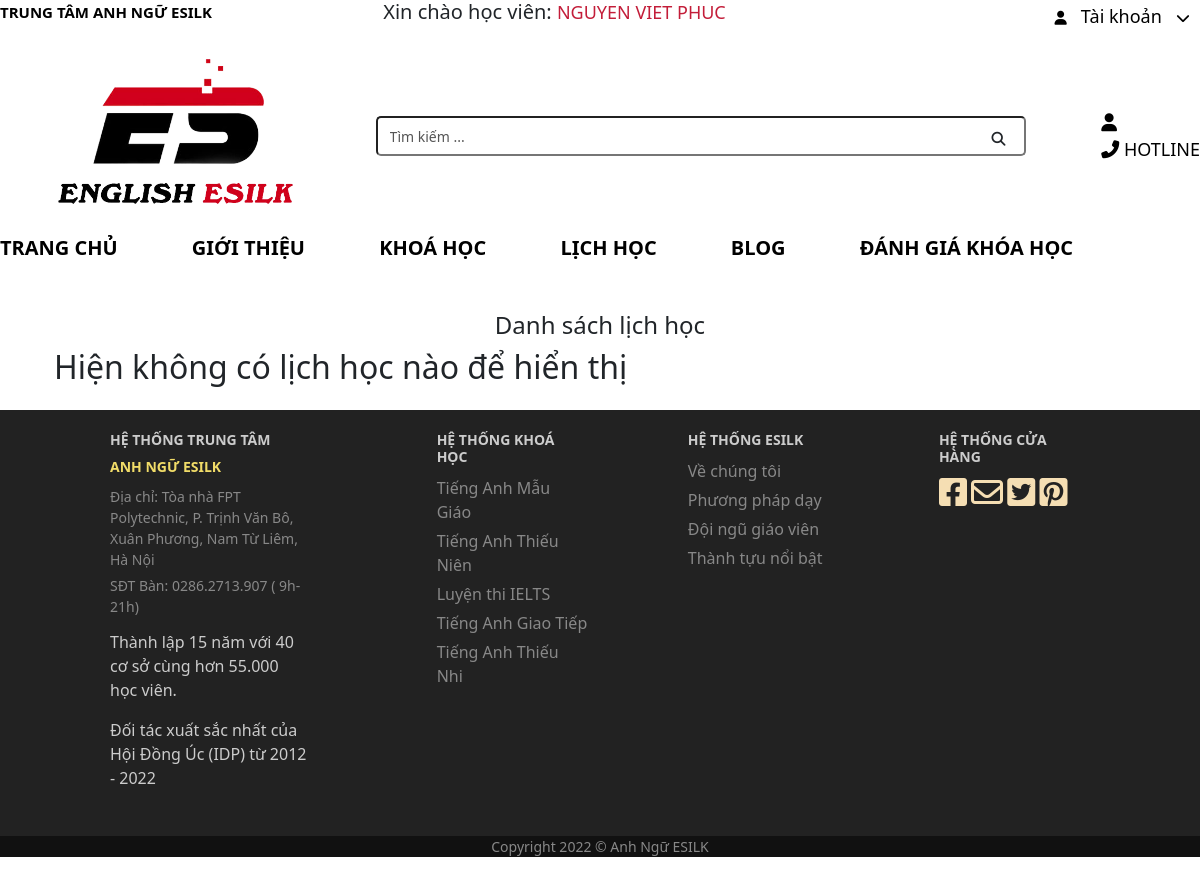
The page /index.php?ctrl=schedule (signed in) on the database as committed earlier.
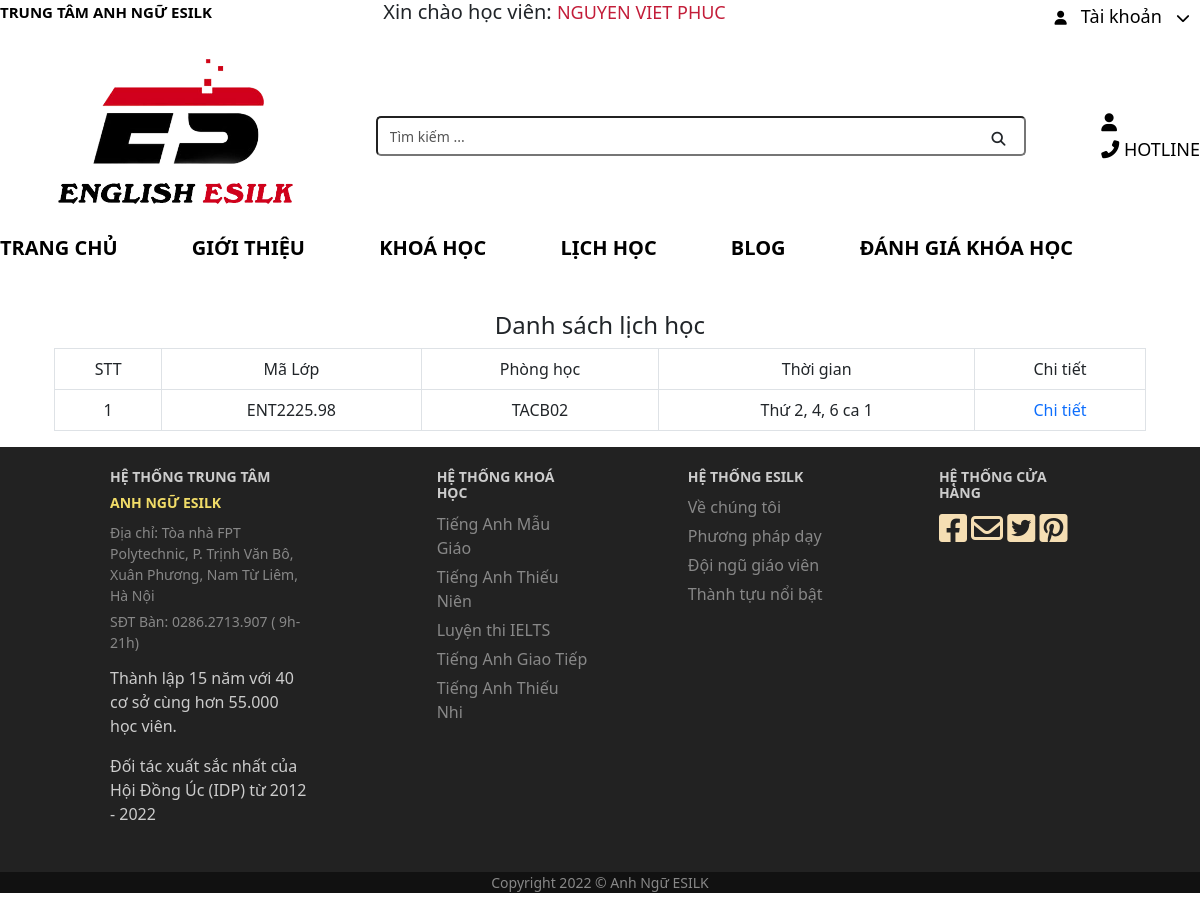
The same page on the database as committed later.
### tables this page shows
CREATE TABLE `class_detail` (
  `id` int(11) NOT NULL,
  `class_id` int(10) NOT NULL,
  `student_id` int(10) NOT NULL,
  `room_id` int(10) NOT NULL,
  `schedule_id` int(10) NOT NULL,
  `teacher_id` int(10) NOT NULL,
  `status` varchar(20) NOT NULL
);

CREATE TABLE `classes` (
  `id` int(11) NOT NULL,
  `room_id` int(10) NOT NULL,
  `class_code` varchar(255) DEFAULT NULL,
  `class_name` varchar(20) NOT NULL,
  `subject` varchar(255) DEFAULT NULL,
  `teacher_id` int(10) DEFAULT NULL,
  `number_session` int(11) DEFAULT NULL,
  `schedule_id` int(11) DEFAULT NULL,
  `status` varchar(255) DEFAULT NULL,
  `price` int(11) DEFAULT NULL
);

CREATE TABLE `rooms` (
  `id_room` int(11) NOT NULL,
  `rooms_name` varchar(255) DEFAULT NULL
);

CREATE TABLE `schedule` (
  `id` int(11) NOT NULL,
  `schedule_detail` varchar(255) DEFAULT NULL
);

### dao/pdo.php (called while the page is built, shortened)
<?php
    function pdo_get_connect(){
    $hostname = "localhost";
    $dbname = "db_esilk";
    $username = "root";
    $password = "";
    try {
        $connect = new PDO("mysql:host=$hostname;dbname=$dbname;charset=utf8", $username, $password);
        $connect->setAttribute(PDO::ATTR_ERRMODE, PDO::ERRMODE_EXCEPTION);
        return $connect;
    } catch (PDOException $e) {
        echo "Lỗi kết nối: ".$e->getMessage();
    }
    }
    function pdo_query($sql){
        $sql_args = array_slice(func_get_args(), 1);
        try {
            $connect = pdo_get_connect();
            $query = $connect->prepare($sql);
            $query->execute($sql_args);
            $qmd = $query->fetchAll(PDO::FETCH_ASSOC);
            return $qmd;
        } catch (PDOException $e) {
            throw $e;
         } finally{
             unset($connect);
         }
    }

### dao/schedule.php (called while the page is built, shortened)
<?php
    function select_all_schedule_for_one_user($id) {
        $sql = "SELECT classes.class_name, classes.class_code, rooms.rooms_name, schedule.schedule_detail, student.name, class_detail.id, class_detail.status FROM class_detail
        INNER JOIN classes on class_detail.class_id=classes.id INNER JOIN rooms on class_detail.room_id=rooms.id_room
        INNER JOIN schedule on class_detail.schedule_id=schedule.id
        INNER JOIN student on class_detail.student_id=student.id where class_detail.student_id=".$id;
       return pdo_query($sql);
    }
    function select_status($array) {
        $key = 'status';
        $arr_status = array_map(function($item) use ($key) {
            return $item[$key];
        }, $array);
        return $arr_status;
    }
?>

### view/schedule.php (the view)
<?php
        if (isset($_SESSION['info_user'])) {
?>
 <div class="content">
    <div class="container">
        <div class="container">
            <div class="page-title">
                <h4 class="mt-5 font-weight-bold text-center">
                    Danh sách lịch học
                </h4>
            </div>
            <div class="box box-primary">
                <div class="box-body">
                    <form action="?btn_delete_all" method="post" class="table-responsive">
                        <table width="100%" class="table table-hover table-bordered text-center">
                            <thead class="thead-dark">
                                <?php
                                    if(in_array('Đã thanh toán', $arr_status)) {
                                ?>
                                <tr>
                                    <th>STT</th>
                                    <th>Mã Lớp</th>
                                    <th>Phòng học</th>
                                    <th>Thời gian</th>
                                    <th>Chi tiết</th>
                                </tr>
                                <?php
                                        }else{
                                            echo '<h2>Hiện không có lịch học nào để hiển thị</h2>';
                                        }
                                ?>
                            </thead>
                            <tbody>
                                <?php
                                    $i =0;
                                foreach ($all_schedule as $schedule) {
                                    $i++;
                                    ?>
                                    <?php
                                        if ($schedule['status']==="Đã thanh toán") {
                                    ?>
                                <tr>
                                   <td><?php echo $i;  ?></td>
                                   <td><?php echo $schedule['class_code'];  ?></td>
                                   <td><?php echo $schedule['rooms_name'];  ?></td>
                                   <td><?php echo $schedule['schedule_detail'];  ?></td>
                                   <th><a style="text-decoration: none;" href="index.php?ctrl=schedule-detail&user=<?php echo $schedule['id']; ?>">Chi tiết</a></th>
                               </tr>
                                    <?php
                                }else{
                                    ?>
                                    <?php
                                    echo '<h5 class="title-hocphi" style="padding: 10px 30px; background-color: yellow; color: #D0001E;">Lớp học  "'.$schedule['class_name'].'" hiện đang chờ người quản trị xác nhận thanh toán để hiện thị lịch học. Vui lòng chờ đợi!</h5>';
                                        }
                                    ?>
                                    <?php
                                                     }
                                    ?>
                            </tbody>
                        </table>
                    </form>
                </div>
            </div>
        </div>
    </div>
</div>
        <?php  }else { ?>
                <h3 style="color: #D0001E;">Bạn chưa là học viên của hệ thống.</h3>
                <p>Hãy nhanh tay đăng ký <i class="fa-solid fa-marker"></i> để trở thành học viên của <mark style="color: #D0001E;">Trung Tâm Anh Ngữ Esilk</mark> bạn nhé!</p>
            <?php  } ?>

### view/header.php (shortened to what this page needs)
<!DOCTYPE html>
<html lang="en">
<head>
  <link rel="stylesheet" href="./public/css/reset.css" />
  <link rel="stylesheet" href="./public/css/style.css" />
  <link rel="stylesheet" href="https://cdnjs.cloudflare.com/ajax/libs/font-awesome/6.2.1/css/all.min.css">
  <link href="https://cdn.jsdelivr.net/npm/bootstrap@5.2.2/dist/css/bootstrap.min.css" rel="stylesheet"
>
  <link rel="stylesheet" href="https://cdnjs.cloudflare.com/ajax/libs/font-awesome/6.1.1/css/all.min.css" />
</head>
<body>
  <div class="wrapper">
    <header class="header">
      <div class="header-container-fulid">
        <div class="header-brand">
          <h1 class="header-caption">
            TRUNG TÂM ANH NGỮ ESILK
          </h1>
              <?php
              if (isset($_SESSION['info_user'])) {
              extract($_SESSION['info_user']);
              ?>
          <div class="user-use" style="width: 500px;">
          <h5>Xin chào học viên: <span style="font-size: 18px; text-transform: uppercase; color: #C31D39;"><?=$name ?></span></h5>
          </div>
          <div class="header-user">
            <i class="fa fa-user header-icon">
            </i>
            <span class="header-text">Tài khoản</span>
            <i class="fa-solid fa-chevron-down header-icon"></i>
          </div>
            <?php
              }
            ?>
        </div>
        <div class="header-control">
          <a href="index.php" class="header-image">
            <img src="./public/image/LogoES.png" alt="" class="header-img" />
          </a>
          <form class="header-search">
            <input type="text" class="header-input" placeholder="Tìm kiếm ..." />
            <div class="header-search-icon">
              <i class="fa-solid fa-magnifying-glass"></i>
            </div>
          </form>
          <div class="header-act">
            <div class="header-act-icon">
              <a href="#">
                <i class="fa fa-user header-user-icon"></i>
              </a>
            </div>
            <div class="header-act-icon">
              <a href="#">
                <i class="fa-solid far fa-phone-alt"></i> HOTLINE
              </a>
            </div>
          </div>
        </div>
        <nav class="header-nav">
          <ul class="header-menu">
            <li class="header-item">
              <a href="index.php" class="header-link">Trang chủ</a>
            </li>
            <li class="header-item">
              <a href="index.php?ctrl=introduce" class="header-link">Giới thiệu</a>
            </li>
            <li class="header-item">
              <a href="index.php?ctrl=dklop" class="header-link">Khoá học</a>
            </li>
            <li class="header-item">
              <a href="index.php?ctrl=schedule" class="header-link">Lịch học</a>
            </li>
            <li class="header-item">
              <a href="index.php?ctrl=blog" class="header-link">Blog</a>
            </li>
            <li class="header-item">
              <a href="index.php?ctrl=course-assessment" class="header-link">Đánh giá khóa học</a>
            </li>
          </ul>
        </nav>
      </div>
    </header>

### index.php (shortened to what this page needs)
<?php
include_once "dao/pdo.php";
include_once "dao/schedule.php";
include_once "view/header.php";
if (isset($_GET['ctrl']) && ($_GET['ctrl']) != "") {
   $ctrl = $_GET['ctrl'];
   switch ($ctrl) {
      case 'schedule':
         if(isset($_SESSION['info_user'])) {
            $all_schedule = select_all_schedule_for_one_user($_SESSION['info_user']['id']);
            $arr_status = select_status($all_schedule);
         }
         include_once "view/schedule.php";
         break;
   }
} else {
   include_once "view/home.php";
}
include_once "view/footer.php";
?>

### view/footer.php (shortened to what this page needs)
  <footer class="footer">
          <div class="footer-main-fuild">
            <div class="footer-main-container">
              <div class="footer-main-list">
                <div class="footer-main-item shop-system">
                  <h2 class="footer-main-title">HỆ THỐNG TRUNG TÂM</h2>
                  <div class="shop-system-content">
                    <div class="shop-system-info">
                      <h2 class="shop-system-name">ANH NGỮ ESILK</h2>
                      <p class="shop-system-address">
                        Địa chỉ: Tòa nhà FPT Polytechnic, P. Trịnh Văn Bô, Xuân
                        Phương, Nam Từ Liêm, Hà Nội
                      </p>
                      <p class="shop-system-phone">
                        SĐT Bàn: 0286.2713.907 ( 9h-21h)
                      </p>
                    </div>
                  </div>
                  <p>
                    Thành lập 15 năm với 40 cơ sở cùng hơn 55.000 học viên.</p>
                  <p>
                    Đối tác xuất sắc nhất của Hội Đồng Úc (IDP) từ 2012 - 2022
                  </p>
                </div>
              </div>
              <div class="footer-main-item shop-support">
                <h2 class="footer-main-title">HỆ THỐNG KHOÁ HỌC</h2>
                <ul class="shop-support-list">
                  <li class="shop-support-item">Tiếng Anh Mẫu Giáo</li>
                  <li class="shop-support-item">Tiếng Anh Thiếu Niên</li>
                  <li class="shop-support-item">Luyện thi IELTS</li>
                  <li class="shop-support-item">Tiếng Anh Giao Tiếp</li>
                  <li class="shop-support-item">Tiếng Anh Thiếu Nhi</li>
                </ul>
              </div>
              <div class="footer-main-item facebook">
                <h2 class="footer-main-title">HỆ THỐNG ESILK</h2>
                <ul class="shop-support-list">
                  <li class="shop-support-item">Về chúng tôi</li>
                  <li class="shop-support-item">Phương pháp dạy</li>
                  <li class="shop-support-item">Đội ngũ giáo viên</li>
                  <li class="shop-support-item">Thành tựu nổi bật</li>
                </ul>
              </div>
              <div class="footer-main-item instagram">
                <h2 class="footer-main-title">HỆ THỐNG CỬA HÀNG</h2>
                <i class="fab fa-2x fa-facebook-square"></i>
                <i class="far fa-2x fa-envelope"></i>
                <i class="fab fa-2x fa-twitter-square"></i>
                <i class="fab fa-2x fa-pinterest-square"></i>
              </div>
            </div>
          </div>
          <div class="footer-secondary">
            <p class="shop-copyright">Copyright 2022 © Anh Ngữ ESILK</p>
          </div>
        </footer>
      </div>
</body>
</html>

### public/css/style.css (style rules this page uses)
*, *::before, *::after { box-sizing: border-box; }
* { margin: 0; padding: 0; font: inherit; }
body { line-height: 1.5; font-family: "Roboto Condensed", sans-serif; }
img, picture, video, canvas, svg { display: block; max-width: 100%; }
input, button, textarea, select { outline: none; }
p, h1, h2, h3, h4, h5, h6 { overflow-wrap: break-word; }
.wrapper { max-width: 1300px; margin: 0 auto; }
.header-brand { display: flex; justify-content: space-between; align-items: center; margin-bottom: 20px; }
.header-user { cursor: pointer; display: block; position: relative; }
.header-caption { font-weight: 700; color: black; font-size: 15px; }
.header-icon { color: black; font-size: 14px; margin-right: 10px; }
.header-text { color: black; font-size: 18px; padding-right: 10px; }
.header-control { margin-bottom: 12px; display: flex; align-items: center; justify-content: space-between; }
.header-img { width: 300px; padding-left: 50px; }
.header-search { position: relative; }
.header-input { width: 650px; padding: 6px 12px; border-radius: 5px; }
.header-search-icon { position: absolute; top: 12px; right: 5px; font-size: 14px; margin-right: 15px; cursor: pointer; }
.header-act-icon:not(:last-child) { margin-right: 24px; }
.header-act-icon a { text-decoration: none; font-size: 18px; color: black; cursor: pointer; }
.header-menu { margin: 0 -25px 0 10; padding: 0; }
.header-item { display: inline-block; margin-right: 70px; }
.header-link { text-decoration: none; text-transform: uppercase; color: black; font-size: 20px; font-weight: 700; }
.footer-main-container { padding: 22px 110px 30px 110px; background-color: #222222; display: grid; grid-template-columns: 3fr 2fr 2fr 2fr; grid-gap: 100px; }
.footer-main-list { display: flex; justify-content: space-between; margin-right: -20px; }
.footer { clear: both; }
.footer-main-item>p { color: #ccc; }
.footer-main-title { color: #ccc; font-size: 14px; font-weight: 700; text-transform: uppercase; margin-bottom: 10px; }
.shop-system { margin-right: 50px; }
.shop-system-info { margin-bottom: 13px; }
.shop-system-name { color: #f1dc68; font-size: 14px; font-weight: 700; text-transform: uppercase; margin-bottom: 10px; }
.shop-system-address { color: #888; font-size: 14px; margin-bottom: 5px; }
.shop-system-phone { color: #888; font-size: 14px; margin-bottom: 5px; }
.shop-support-list { margin: 0; padding: 0; }
.shop-support-item { color: #888; font-size: 16px; cursor: pointer; margin-bottom: 5px; }
.fa-2x { color: wheat; }
.footer-secondary { background-color: #111111; }
.shop-copyright { color: #888; font-size: 14px; text-align: center; }

Rows that differ between the two databases and show on the page:
added class_detail: class.class_code "ENT2225.98", room.rooms_name "TACB02", schedule.schedule_detail "Thứ 2, 4, 6 ca 1"
Other text that changed with them:
text no longer shown: "Hiện không có lịch học nào để hiển thị"
text now shown: "STT Mã Lớp Phòng học Thời gian Chi tiết"
